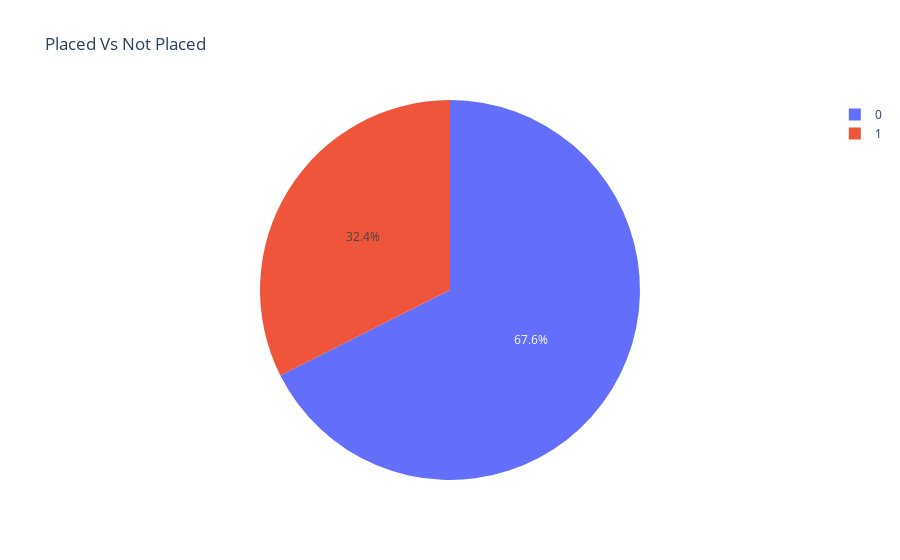

The cell this chart's notebook holds for it:
### Code cell
figure.show()

### Figure 1 — Plotly figure (JSON) as saved in the notebook; plotly's stock layout.template omitted (floating-point values rounded to 4 significant figures)
{"data": [{"domain": {"x": [0, 1], "y": [0, 1]}, "hovertemplate": "label=%{label}<br>value=%{value}<extra></extra>", "labels": [0, 1], "legendgroup": "", "name": "", "showlegend": true, "type": "pie", "values": [500, 240]}], "layout": {"legend": {"tracegroupgap": 0}, "title": {"text": "Placed Vs Not Placed"}}}
